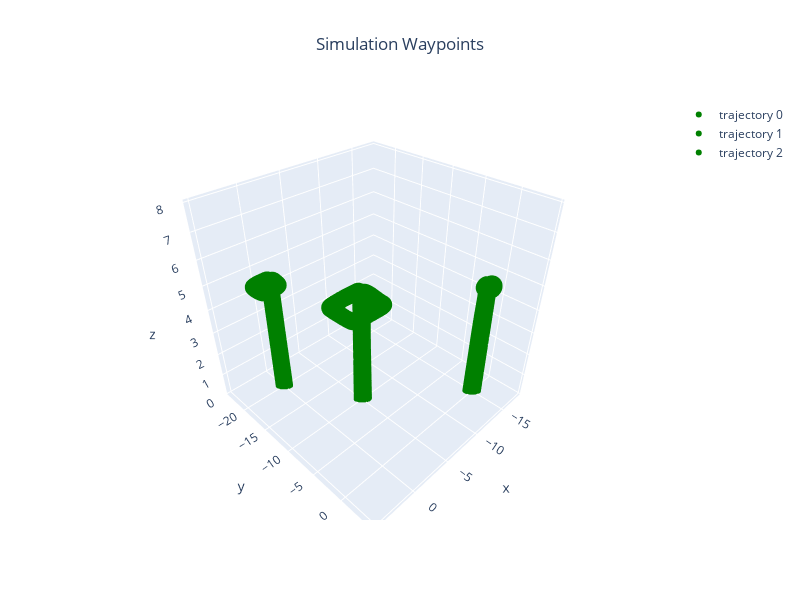

Notebook code cell kept with this figure:
### Code cell
green_paths = []
for sysid,path in green_gcs.paths.items():
    green_paths.append(np.array([x for x in path if x is not None]))

markers = [ConfigGazebo.create_trajectory_from_array(array=path,color=Color.GREEN) for path in green_paths]
Gazebo.plot_3d_interactive(markers=markers,title="Simulation Waypoints",frames=(0.2, 0.2, 0.6),ground=-0.05)

### Figure 1 — Plotly figure (JSON) as saved in the notebook; plotly's stock layout.template omitted (floating-point values rounded to 4 significant figures; data arrays with more than 128 entries replaced by an {"elided": "..."} marker saying what was removed)
{"data": [{"marker": {"color": {"elided": "5835 str values"}, "size": 6}, "mode": "markers", "name": "trajectory 0", "type": "scatter3d", "x": {"elided": "5835 float values"}, "y": {"elided": "5835 float values"}, "z": {"elided": "5835 float values"}}, {"marker": {"color": {"elided": "5836 str values"}, "size": 6}, "mode": "markers", "name": "trajectory 1", "type": "scatter3d", "x": {"elided": "5836 float values"}, "y": {"elided": "5836 float values"}, "z": {"elided": "5836 float values"}}, {"marker": {"color": {"elided": "5064 str values"}, "size": 6}, "mode": "markers", "name": "trajectory 2", "type": "scatter3d", "x": {"elided": "5064 float values"}, "y": {"elided": "5064 float values"}, "z": {"elided": "5064 float values"}}], "layout": {"height": 600, "scene": {"xaxis": {"range": [-18.43, 5.515], "title": {"text": "x"}}, "yaxis": {"range": [-24.32, 5.263], "title": {"text": "y"}}, "zaxis": {"range": [-0.05, 8.086], "title": {"text": "z"}}}, "showlegend": true, "title": {"text": "Simulation Waypoints", "x": 0.5, "xanchor": "center"}, "width": 800}}
